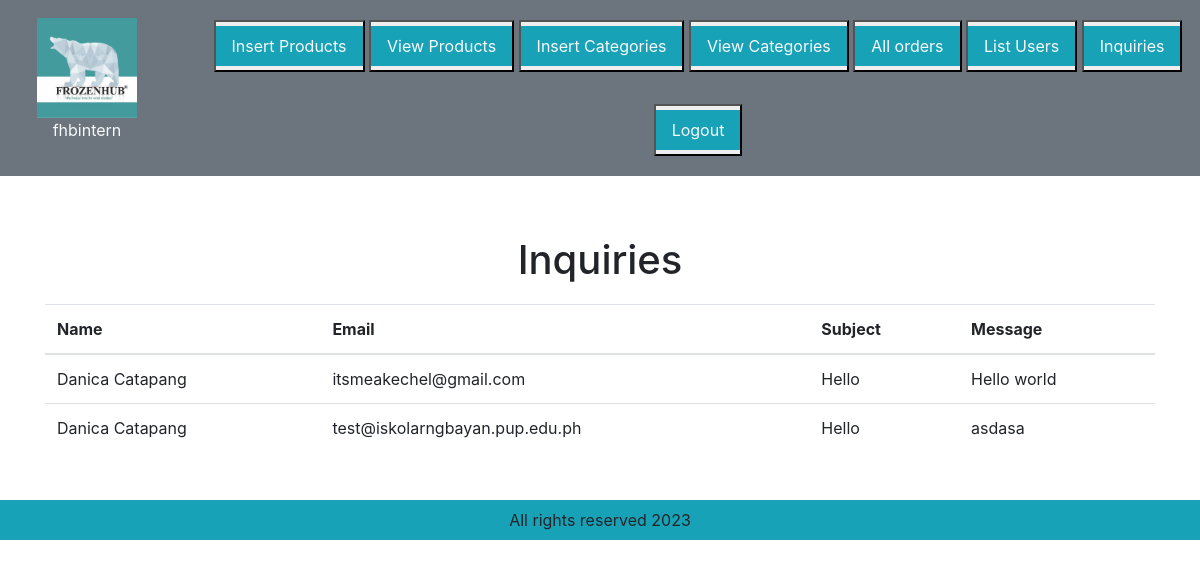
Page /admin_area/index.php?admin_contact (signed in) on the committed database.
### tables this page shows
CREATE TABLE `contact` (
  `contact_id` int(11) NOT NULL,
  `name` varchar(25) NOT NULL,
  `email` varchar(255) NOT NULL,
  `subject` varchar(255) NOT NULL,
  `message` varchar(255) NOT NULL
);

### admin_area/admin_contact.php (the view)
<h1 class="text-center" id="reqsHeading" style="margin-bottom: 12px;padding-bottom: 8px;padding-top: 12px;">Inquiries</h1>
<table class="table">
    <thead>
        <tr>
            <th> Name </th>
            <th> Email</th>
            <th> Subject</th>
            <th> Message </th>
        </tr>
    </thead>
    <tbody>
<?php
$user_details = "SELECT * FROM contact";
$result_category= mysqli_query($conn,$user_details);
while($row = mysqli_fetch_assoc($result_category)) {
    $name = $row['name'];
    $email = $row['email'];
    $subject = $row['subject'];
    $message = $row['message'];
    echo'
    <tr>
        <td>'.$name.'</td>
        <td>'. $email.'</td>
        <td>'. $subject .'</td>
        <td>'.$message.'</td>'
        ;}?>
    </tbody>
        </table>

### style.css (style rules this page uses)
* { margin:0; padding:0; box-sizing: border-box; }

### rows in the picture
contact: name "Danica Catapang", email "itsmeakechel@gmail.com", subject "Hello", message "Hello world"
contact: name "Danica Catapang", email "test@iskolarngbayan.pup.edu.ph", subject "Hello", message "asdasa"

### other values in the picture
$username "fhbintern"
